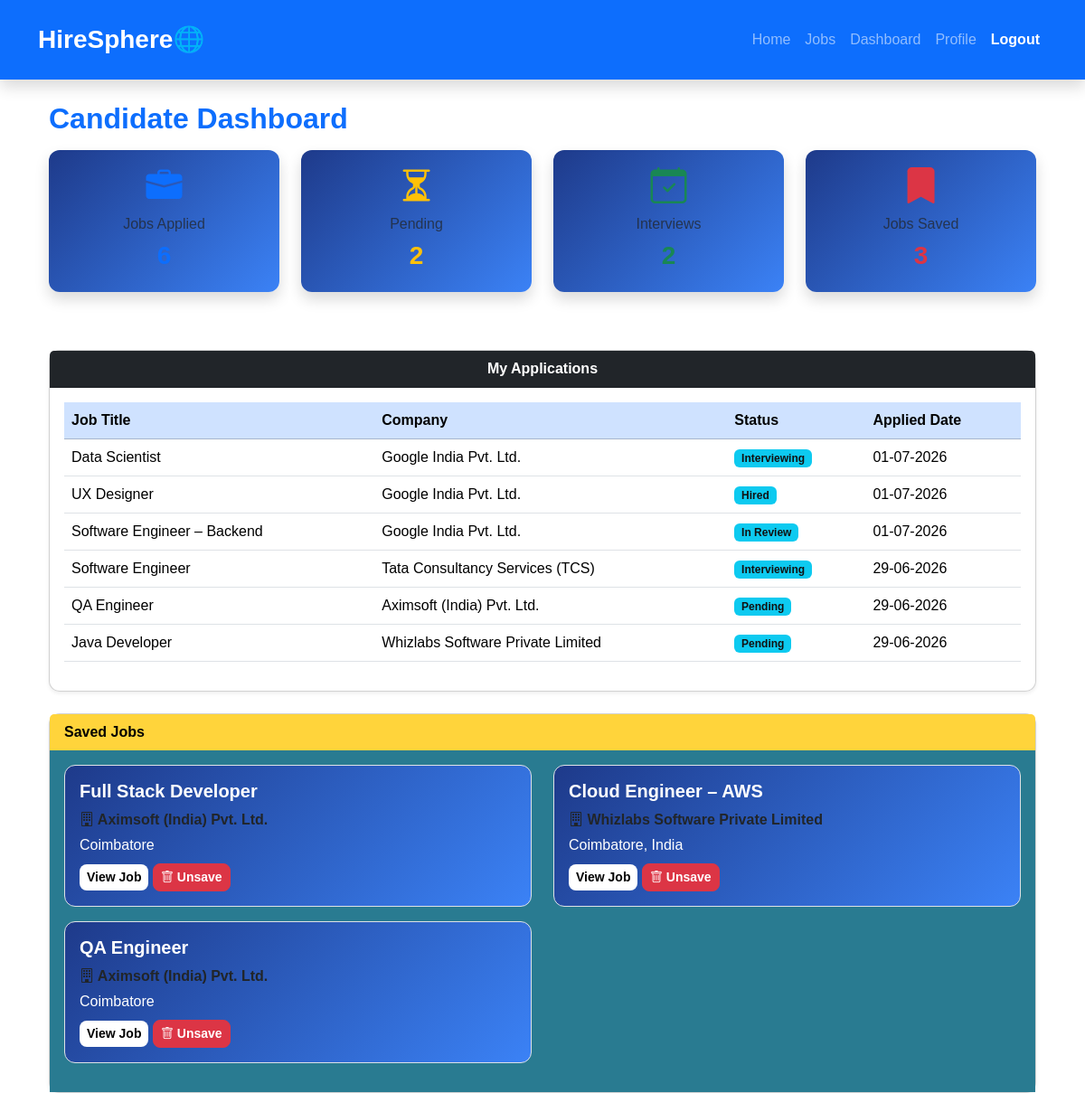
/candidate/dashboard (signed in), run on the app's committed database.
### week_05/models.py (models this page shows)
class Application(db.Model):
    __tablename__ = "applications"
    id = db.Column(db.Integer, primary_key=True)
    user_id = db.Column(
        db.Integer,
        db.ForeignKey("user.id"),
        nullable=False
    )
    job_id = db.Column(
        db.Integer,
        db.ForeignKey("jobs.id"),
        nullable=False
    )
    applied_date = db.Column(
        db.DateTime,
        default=datetime.utcnow
    )
    status = db.Column(
        db.String(30),
        default="Pending"
    )
    resume_file = db.Column(db.String(200))

class Job(db.Model):
    __tablename__ = "jobs"
    id = db.Column(db.Integer, primary_key=True)
    job_title = db.Column(db.String(150), nullable=False)
    location = db.Column(db.String(100), nullable=False)
    experience = db.Column(db.String(50), nullable=False)
    salary = db.Column(db.String(50), nullable=False)
    job_type = db.Column(db.String(50), nullable=False)
    skills = db.Column(db.Text, nullable=False)
    description = db.Column(db.Text, nullable=False)
    posted_date = db.Column(db.DateTime, default=datetime.utcnow)
    employer_id = db.Column(
        db.Integer,
        db.ForeignKey("user.id"),
        nullable=False
    )
    applications = db.relationship(
        "Application",
        backref="job",
        lazy=True,
        cascade="all, delete-orphan"
    )

class User(UserMixin, db.Model):
    __tablename__ = "user"
    id = db.Column(db.Integer, primary_key=True)
    name = db.Column(db.String(100), nullable=False)
    email = db.Column(db.String(120), unique=True, nullable=False)
    password = db.Column(db.String(200), nullable=False)
    role = db.Column(db.String(20), nullable=False)
    phone = db.Column(db.String(20))
    city = db.Column(db.String(100))
    skills = db.Column(db.Text)
    experience = db.Column(db.String(100))
    education = db.Column(db.String(100))
    about = db.Column(db.Text)
    profile_pic = db.Column(db.String(100))
    resume = db.Column(db.String(100))
    created = db.Column(db.DateTime, default=datetime.utcnow)
    company_logo = db.Column(db.String(150))
    company_name = db.Column(db.String(150))
    company_website = db.Column(db.String(150))
    industry = db.Column(db.String(100))
    company_size = db.Column(db.String(100))
    founded = db.Column(db.String(20))
    company_about = db.Column(db.Text)
    company_location = db.Column(db.String(150))
    jobs = db.relationship(
        "Job",
        backref="employer",
        lazy=True,
        cascade="all, delete-orphan"
    )
    applications = db.relationship(
        "Application",
        backref="candidate",
        lazy=True,
        cascade="all, delete-orphan"
    )

class SavedJob(db.Model):
    __tablename__ = "saved_jobs"
    id = db.Column(db.Integer, primary_key=True)
    user_id = db.Column(db.Integer, db.ForeignKey('user.id'), nullable=False)
    job_id = db.Column(db.Integer, db.ForeignKey('jobs.id'), nullable=False)
    saved_date = db.Column(db.DateTime, default=db.func.now())
    job = db.relationship('Job', backref='saved_by')
    user = db.relationship('User', backref='saved_jobs')

### week_05/routes.py (the view)
@main.route("/candidate/dashboard")
@login_required
def candidate_dashboard():
    if current_user.role != "Candidate":
        flash("Access denied.", "danger")
        return redirect(url_for("main.home"))
    applications = Application.query.filter_by(
        user_id=current_user.id
    ).order_by(Application.applied_date.desc()).all()
    saved_jobs = SavedJob.query.filter_by(
        user_id=current_user.id
    ).order_by(SavedJob.saved_date.desc()).all()
    total_applied = len(applications)
    total_pending = Application.query.filter_by(
        user_id=current_user.id, status="Pending"
    ).count()
    total_interviews = Application.query.filter_by(
        user_id=current_user.id, status="Interviewing"
    ).count()
    total_saved = len(saved_jobs)
    return render_template(
        "candidate/dashboard.html",
        applications=applications,
        saved_jobs=saved_jobs,
        total_applied=total_applied,
        total_pending=total_pending,
        total_interviews=total_interviews,
        total_saved=total_saved
    )

### week_05/models.py (called while the page is built)
@login_manager.user_loader
def load_user(user_id):
    return db.session.get(User, int(user_id))

### week_05/templates/candidate/dashboard.html (shortened to what this page needs)
{% extends "base.html" %}
{% block content %}
<div class="container mt-4">
    <h2 class="fw-bold text-primary mb-3">
        Candidate Dashboard
    </h2>
    <div class="row mb-4">
    <div class="col-md-3">
        <div class="card shadow text-center border-0">
            <div class="card-body">
                <i class="bi bi-briefcase-fill text-primary display-6"></i>
                <h6 class="mt-2 text-muted">Jobs Applied</h6>
                <h3 class="fw-bold text-primary">{{ total_applied }}</h3>
            </div>
        </div>
    </div>
    <div class="col-md-3">
        <div class="card shadow text-center border-0">
            <div class="card-body">
                <i class="bi bi-hourglass-split text-warning display-6"></i>
                <h6 class="mt-2 text-muted">Pending</h6>
                <h3 class="fw-bold text-warning">{{ total_pending }}</h3>
            </div>
        </div>
    </div>
    <div class="col-md-3">
        <div class="card shadow text-center border-0">
            <div class="card-body">
                <i class="bi bi-calendar-check text-success display-6"></i>
                <h6 class="mt-2 text-muted">Interviews</h6>
                <h3 class="fw-bold text-success">{{ total_interviews }}</h3>
            </div>
        </div>
    </div>
    <div class="col-md-3">
        <div class="card shadow text-center border-0">
            <div class="card-body">
                <i class="bi bi-bookmark-fill text-danger display-6"></i>
                <h6 class="mt-2 text-muted">Jobs Saved</h6>
                <h3 class="fw-bold text-danger">{{ total_saved }}</h3>
            </div>
        </div>
    </div>
</div>
    <p class="text-white">
    </p>
    <div class="card shadow-sm">
        <div class="card-header bg-dark text-center fw-bold text-white">
            My Applications
        </div>
        <div class="card-body">
            <table class="table table-hover align-middle">
                <thead class="table-primary">
                    <tr>
                        <th>Job Title</th>
                        <th>Company</th>
                        <th>Status</th>
                        <th>Applied Date</th>
                    </tr>
                </thead>
                <tbody>
                    {% for app in applications %}
                    <tr>
                        <td>{{ app.job.job_title }}</td>
                        <td>{{ app.job.employer.company_name }}</td>
                        <td>
                            <span class="badge bg-info">
                                {{ app.status }}
                            </span>
                        </td>
                        <td>
                            {{ app.applied_date.strftime("%d-%m-%Y") }}
                        </td>
                    </tr>
                    {% else %}
                    <tr>
                        <td colspan="4" class="text-center">
                            No applications yet.
                        </td>
                    </tr>
                    {% endfor %}
                </tbody>
            </table>
        </div>
    </div>
    <div class="card shadow-sm mt-4";>
        <div class="card-header btn-warning fw-semibold text-black ">
            Saved Jobs
        </div>
        <div class="card-body" style="background-color: #297b91;">
            {% if saved_jobs %}
            <div class="row">
                {% for save in saved_jobs %}
                <div class="col-md-6 mb-3">
                    <div class="card border">
                        <div class="card-body">
                            <h5 class="fw-bold">
                                {{ save.job.job_title }}
                            </h5>
                            <p class="mb-1 fw-bold text-dark">
                                <i class="bi bi-building"></i>
                                {{ save.job.employer.company_name }}
                            </p>
                            <p class="mb-2 text-white">
                                {{ save.job.location }}
                            </p>
                            <a href="{{ url_for('main.job_details', job_id=save.job.id) }}"
                               class="btn btn-sm btn-primary">
                                View Job
                            </a>
                            <form action="{{ url_for('main.unsave_job', job_id=save.job.id) }}"
                                method="POST"
                                class="d-inline">
                                <button type="submit"
                                        class="btn btn-sm btn-danger">
                                    <i class="bi bi-trash"></i> Unsave
                                </button>
                            </form>
                        </div>
                    </div>
                </div>
                {% endfor %}
            </div>
            {% else %}
            <p class="text-muted">
                No saved jobs yet.
            </p>
            {% endif %}
        </div>
    </div>
</div>
{% endblock %}

### week_05/static/css/style.css (style rules this page uses)
html, body { min-height: 100%; }
body { background: transparent; font-family:Poppins,sans-serif; }
.btn-primary { background:#0A66C2; border:none; }
.card { border-radius: 12px; transition: transform 0.3s ease, box-shadow 0.3s ease; }
.card:nth-of-type(1) { background: linear-gradient(135deg, #1E3A8A, #3B82F6); color: #fff; }
.card .badge { background: rgba(255,255,255,0.85); color: #111; font-weight: 600; }
.card .btn { border-radius: 8px; font-weight: 600; }
.card .btn-primary { background: #fff; color: #000; border: none; }
.card .btn-warning { background: #FFD43B; color: #000; border: none; }

### data on the page
Application: job.job_title "Data Scientist", job.employer.company_name "Google India Pvt. Ltd.", status "Interviewing", applied_date "01-07-2026"
Application: job.job_title "UX Designer", job.employer.company_name "Google India Pvt. Ltd.", status "Hired", applied_date "01-07-2026"
Application: job.job_title "Software Engineer – Backend", job.employer.company_name "Google India Pvt. Ltd.", status "In Review", applied_date "01-07-2026"
Application: job.job_title "Software Engineer", job.employer.company_name "Tata Consultancy Services (TCS)", status "Interviewing", applied_date "29-06-2026"
Application: job.job_title "QA Engineer", job.employer.company_name "Aximsoft (India) Pvt. Ltd.", status "Pending", applied_date "29-06-2026"
Application: job.job_title "Java Developer", job.employer.company_name "Whizlabs Software Private Limited", status "Pending", applied_date "29-06-2026"
SavedJob: job.job_title "Full Stack Developer", job.employer.company_name "Aximsoft (India) Pvt. Ltd.", job.location "Coimbatore"
SavedJob: job.job_title "Cloud Engineer – AWS", job.employer.company_name "Whizlabs Software Private Limited", job.location "Coimbatore, India"
SavedJob: job.job_title "QA Engineer", job.employer.company_name "Aximsoft (India) Pvt. Ltd.", job.location "Coimbatore"

### other printed values
{{ total_pending }} "2"
